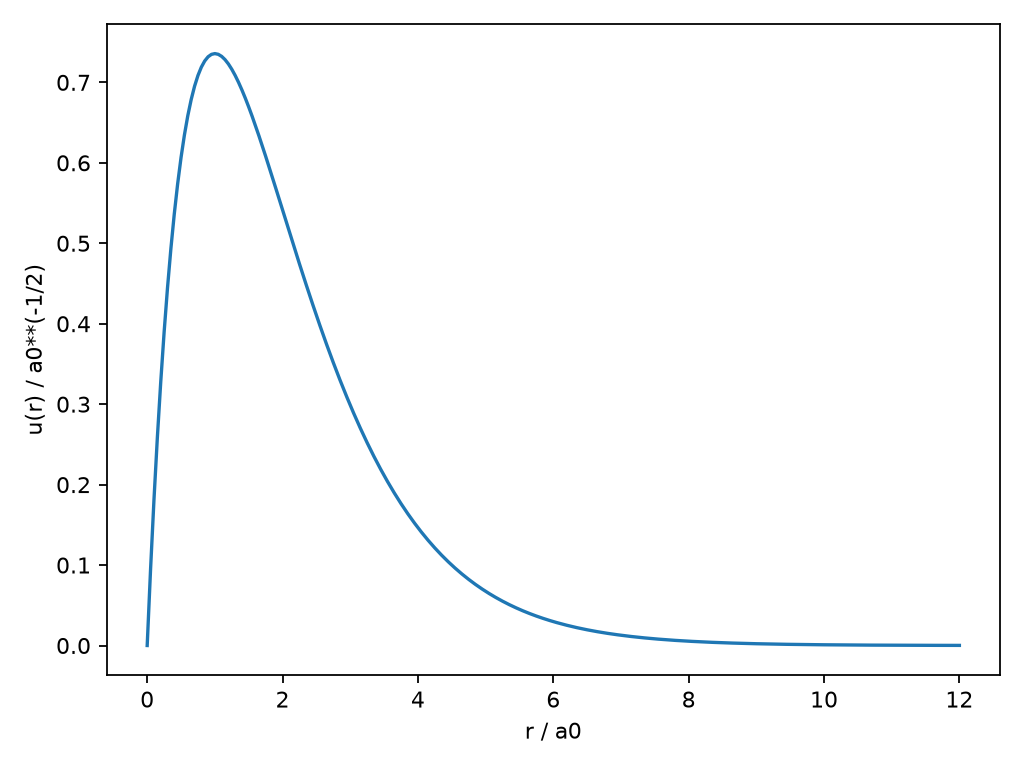

Write the Python code that produced this figure.
import numpy as np
import matplotlib.pyplot as plt
r = np.linspace(0.0, 12.0, 241)
u = 2.0 * r * np.exp(-r)
plt.plot(r, u)
plt.xlabel("r / a0")
plt.ylabel("u(r) / a0**(-1/2)")
plt.tight_layout()
plt.savefig("hydrogen.png", dpi=160)
